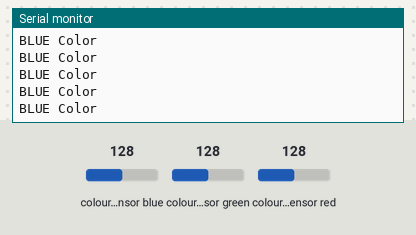
Simulated run of this sketch. Board: Arduino Uno, built with avr-gcc and run on an emulated ATmega328P. Parts: the last lines printed to the serial monitor. Wiring (inferred from the names in the program): TCS3200 colour sensor: output pin 8; S2 pin 6; S3 pin 7; S0 pin 4; S1 pin 5. Inputs (shaded band) come from the test bench; at power-on: colour sensor blue 128, colour sensor green 128, colour sensor red 128.

Above: at 1.2 s.
1.3 s: colour sensor blue set to 5
At 2.4 s:
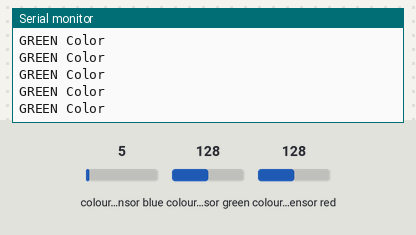
3.2 s: colour sensor green set to 5
At 4.2 s:
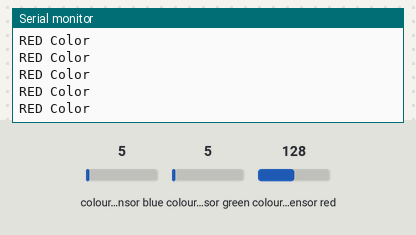
5.1 s: colour sensor red set to 5
At 5.7 s:
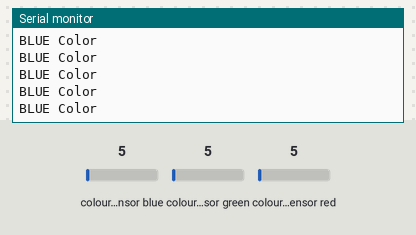
8.1 s: colour sensor green set to 64
At 8.9 s:
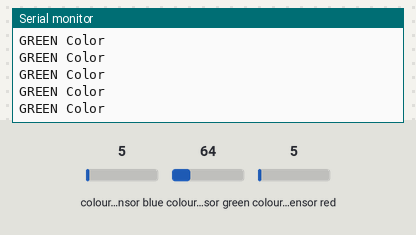
11.1 s: colour sensor blue set to 64
At 11.9 s:
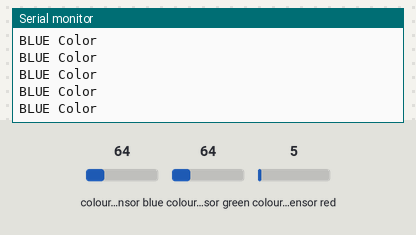
14.1 s: colour sensor red set to 128
At 14.8 s:
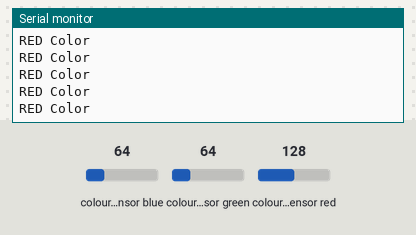

Measured:
- after the input at 1.3 s, the serial monitor: prints a new line after 0.07 s (image 1)
- after the input at 3.2 s, the serial monitor: prints a new line after 0.08 s (image 2)
- after the input at 5.1 s, the serial monitor: prints a new line after 0.08 s (image 3)
- after the input at 8.1 s, the serial monitor: prints a new line after 0.07 s (image 4)
- after the input at 14.1 s, the serial monitor: prints a new line after 0.07 s (image 6)

The sketch:

Color_sensor.ino
```cpp
int S0=4;
int S1=5;
int S2=6;
int S3=7;
int sensorOut=8;

int frequency1=0;
int frequency2=0;
int frequency3=0;

void setup() {
  // put your setup code here, to run once:
pinMode(S0,OUTPUT);
pinMode(S1,OUTPUT);
pinMode(S2,OUTPUT);
pinMode(S3,OUTPUT);
pinMode(sensorOut,INPUT);

digitalWrite(S0,HIGH);
digitalWrite(S1,LOW);

Serial.begin(9600);
}

void loop() {
  // put your main code here, to run repeatedly:
digitalWrite(S2,LOW);
digitalWrite(S3,LOW);

frequency1=pulseIn(sensorOut,LOW);

frequency1=map(frequency1,25,70,255,0);

//Serial.print("R= ");
//Serial.print(frequency1);
//Serial.print("  ");
//delay(100);


digitalWrite(S2,HIGH);
digitalWrite(S3,HIGH);

frequency2=pulseIn(sensorOut,LOW);

frequency2=map(frequency2,25,70,255,0);

//Serial.print("G= ");
//Serial.print(frequency2);
//Serial.print("  ");
//delay(100);


digitalWrite(S2,LOW);
digitalWrite(S3,HIGH);

frequency3=pulseIn(sensorOut,LOW);

frequency3=map(frequency3,25,70,255,0);

//Serial.print("B= ");
//Serial.print(frequency3);
//Serial.println("  ");
//delay(100);

if(frequency1>frequency2)
{
  if(frequency1>frequency3)
  {
    Serial.println("RED Color");
  }
  else
  {
    Serial.println("BLUE Color");
  }}
else
{
  if(frequency2>frequency3)
  {
    Serial.println("GREEN Color");
  }
  else
  {
    Serial.println("BLUE Color");
  }
}
}
```
